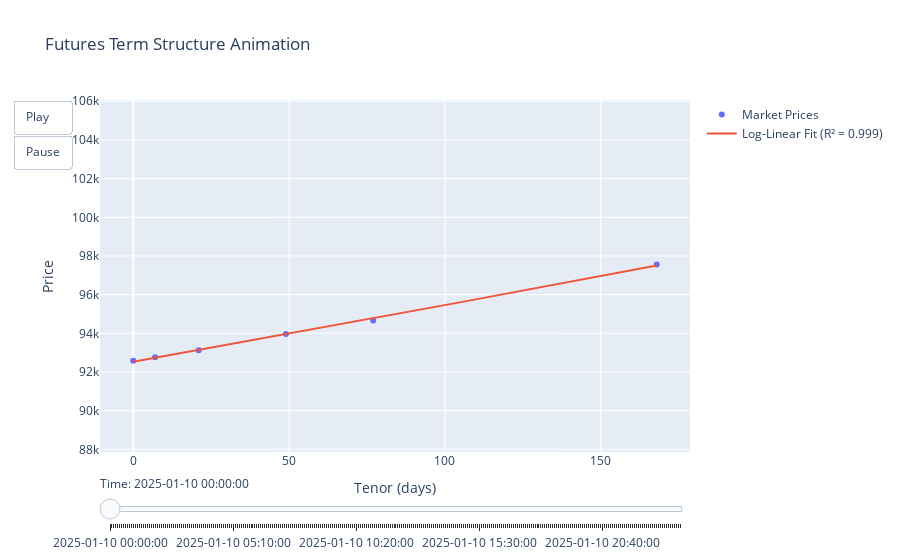

Notebook source saved alongside this figure:
### Code cell
# Add tenor_days column using parse_future_name
futures_mid_df['tenor_days'] = futures_mid_df['symbol'].apply(lambda x: (
    parse_future_name(x)[1] - pd.to_datetime(futures_mid_df['time_bin'].iloc[0])
).days)

# Get global min/max for price axis
y_min = futures_mid_df['mid_price'].min() * 0.95  # Add 5% padding
y_max = futures_mid_df['mid_price'].max() * 1.05

# Group by time_bin to create frames
frames = []
for time_bin in futures_mid_df['time_bin'].unique():
    # Get data for this time bin
    frame_data = futures_mid_df[futures_mid_df['time_bin'] == time_bin].copy()
    
    # Sort by tenor days for line plotting
    frame_data = frame_data.sort_values('tenor_days')
    
    # Fit exponential curve (log-linear) to prices vs tenor
    log_prices = np.log(frame_data['mid_price'])
    z = np.polyfit(frame_data['tenor_days'], log_prices, 1)
    p = lambda x: np.exp(z[1] + z[0] * x)
    
    # Calculate R-squared
    fitted_prices = p(frame_data['tenor_days'])
    residuals = frame_data['mid_price'] - fitted_prices
    ss_res = np.sum(residuals ** 2)
    ss_tot = np.sum((frame_data['mid_price'] - frame_data['mid_price'].mean()) ** 2)
    r_squared = 1 - (ss_res / ss_tot)
    
    # Create dense x points for smooth curve
    x_dense = np.linspace(frame_data['tenor_days'].min(), frame_data['tenor_days'].max(), 100)
    
    # Create scatter plot of actual prices
    scatter = go.Scatter(
        x=frame_data['tenor_days'],
        y=frame_data['mid_price'],
        mode='markers',
        name='Market Prices'
    )
    
    # Create line plot of fitted curve
    line = go.Scatter(
        x=x_dense,
        y=p(x_dense),
        mode='lines',
        name=f'Log-Linear Fit (R² = {r_squared:.3f})'
    )
    
    frames.append(go.Frame(
        data=[scatter, line],
        name=str(time_bin)
    ))

# Create figure with animation
fig = go.Figure(
    data=frames[0].data,
    frames=frames,
    layout=go.Layout(
        title="Futures Term Structure Animation",
        xaxis=dict(title="Tenor (days)"),
        yaxis=dict(
            title="Price",
            range=[y_min, y_max]  # Fix y-axis range
        ),
        showlegend=True,
        updatemenus=[{
            'type': 'buttons',
            'showactive': False,
            'buttons': [
                {'label': 'Play',
                 'method': 'animate',
                 'args': [None, {'frame': {'duration': 500, 'redraw': True},
                               'fromcurrent': True,
                               'transition': {'duration': 300}}]},
                {'label': 'Pause',
                 'method': 'animate',
                 'args': [[None], {'frame': {'duration': 0, 'redraw': False},
                                 'mode': 'immediate',
                                 'transition': {'duration': 0}}]}
            ]
        }],
        sliders=[{
            'currentvalue': {'prefix': 'Time: '},
            'steps': [{'args': [[f.name],
                              {'frame': {'duration': 300, 'redraw': True},
                               'mode': 'immediate',
                               'transition': {'duration': 300}}],
                      'label': f.name,
                      'method': 'animate'} for f in frames]
        }]
    )
)

fig.show()
